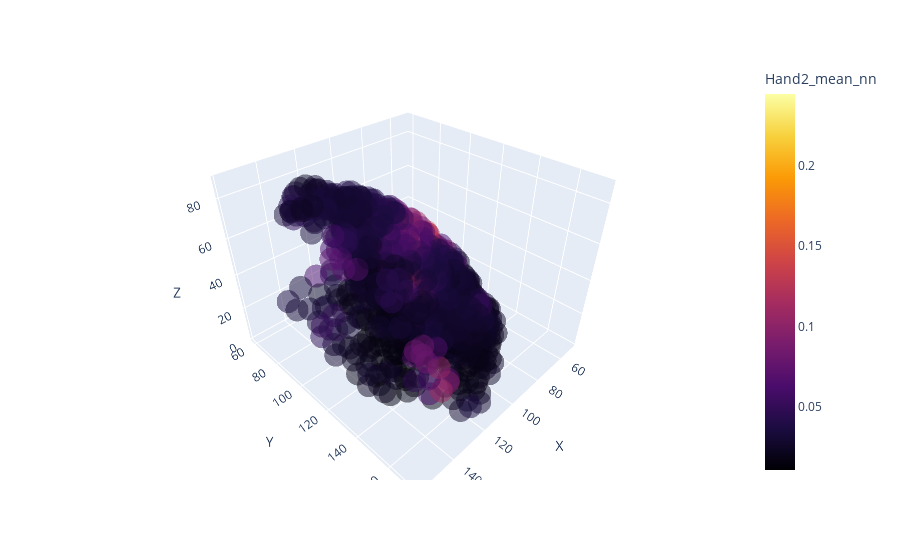

The notebook cell saved with this chart:
### Code cell
fin_nuclei = np.where(nucleus_df["pec_fin_flag"]==1)


mRNA_channel = 'Fgf10a_nn''Hand2_mean_nn'# "Tbx5a_mean"

# estimate background
nucleus_df_fin = nucleus_df.iloc[fin_nuclei]

# fig = px.histogram(nucleus_df_fin, x=mRNA_channel)
# fig.show()
fig = px.scatter_3d(nucleus_df_fin, x="X", y="Y", z="Z", 
              opacity=0.5, color=mRNA_channel, color_continuous_scale="inferno")

fig.update_traces(marker=dict(size=8))
                
fig.show()

### Figure 1 — Plotly figure (JSON) as saved in the notebook; plotly's stock layout.template omitted (floating-point values rounded to 4 significant figures; data arrays with more than 128 entries replaced by an {"elided": "..."} marker saying what was removed)
{"data": [{"hovertemplate": "X=%{x}<br>Y=%{y}<br>Z=%{z}<br>Hand2_mean_nn=%{marker.color}<extra></extra>", "legendgroup": "", "marker": {"color": {"elided": "1253 float values"}, "coloraxis": "coloraxis", "opacity": 0.5, "size": 8, "symbol": "circle"}, "mode": "markers", "name": "", "scene": "scene", "showlegend": false, "type": "scatter3d", "x": {"elided": "1253 float values"}, "y": {"elided": "1253 float values"}, "z": {"elided": "1253 float values"}}], "layout": {"coloraxis": {"colorbar": {"title": {"text": "Hand2_mean_nn"}}, "colorscale": [[0, "#000004"], [0.1111, "#1b0c41"], [0.2222, "#4a0c6b"], [0.3333, "#781c6d"], [0.4444, "#a52c60"], [0.5556, "#cf4446"], [0.6667, "#ed6925"], [0.7778, "#fb9b06"], [0.8889, "#f7d13d"], [1, "#fcffa4"]]}, "legend": {"tracegroupgap": 0}, "margin": {"t": 60}, "scene": {"domain": {"x": [0, 1], "y": [0, 1]}, "xaxis": {"title": {"text": "X"}}, "yaxis": {"title": {"text": "Y"}}, "zaxis": {"title": {"text": "Z"}}}}}
